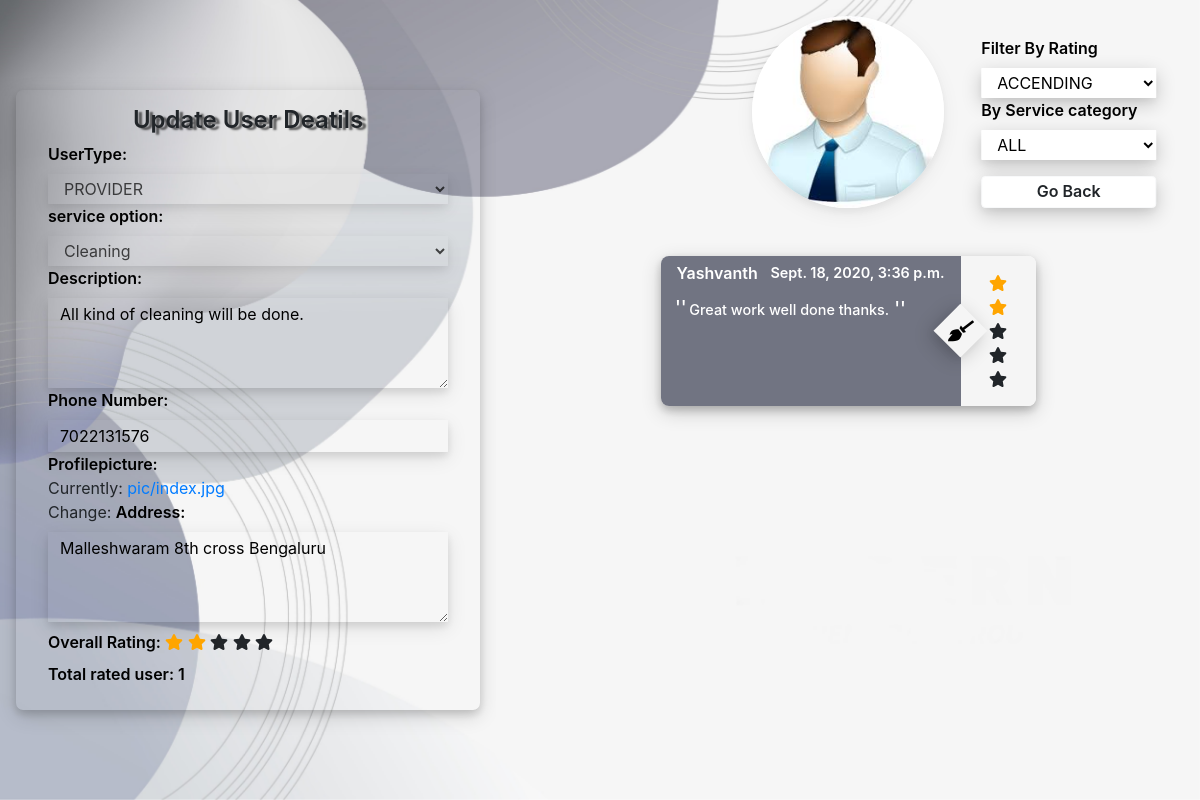
Screenshot of /userHome/2/ with the database file from the repository.
### core/models.py (models this page shows, shortened)
class Applicationuser(models.Model):
    class Meta:
        ordering =['uid']
    choice = (('provider','PROVIDER'),('seeker','SEEKER'))
    service_category = (
        ('cleaning','Cleaning'),
        ('plumbing','Plumbing'),
        ('electrician','Electrician'),
        ('painting','Painting'),
        ('furniture','Furniture Assembly')
    )
    uid = models.AutoField(primary_key=True)
    user = models.OneToOneField(User,null=True,on_delete=models.SET_NULL)
    user_satus = models.CharField(max_length=10,choices=choice,null=True,blank=True)
    service_catogory = models.CharField(max_length=50,blank=True,null=True,choices=service_category)
    description = models.TextField(blank=True,null=True)
    phonenumber = models.CharField(max_length=10)
    profile_pic = models.ImageField(upload_to='pic/',blank=True,null=True)
    rating = models.IntegerField(default=0)
    rated_user_count = models.IntegerField(default=0)
    address = models.TextField()

class Comment(models.Model):
    cid = models.AutoField(primary_key=True)
    job = models.OneToOneField(Job,on_delete=models.CASCADE,null=False,blank=False)
    content = models.CharField(max_length=750,blank=False,null=False)
    timestamp = models.DateTimeField(auto_now_add=True)
    rating = models.IntegerField(null=False,blank=False)
    class Meta:
        ordering=['cid','rating']

class Job(models.Model):
    class Meta:
        ordering =['job_id']
    choice = (('request','REQUEST'),('accept','ACCEPT'),('done','DONE'),('reject','REJECT'))
    service_category = (
        ('cleaning','Cleaning'),
        ('plumbing','Plumbing'),
        ('electrician','Electrician'),
        ('painting','Painting'),
        ('furniture','Furniture Assembly')
    )
    job_id = models.AutoField(primary_key=True)
    jobName = models.CharField(max_length=40,null=True,blank=True)
    job_title = models.CharField(max_length=30,null=True,choices=service_category)
    job_discription = models.TextField(blank=True,null=True)
    assignDate = models.DateTimeField(auto_now_add=True,blank=True,null=True)
    payment = models.OneToOneField(Payment,blank=True ,null=True,on_delete=models.SET_NULL)
    seeker = models.ForeignKey(Applicationuser,null=True,on_delete=models.SET_NULL,related_name='job_seeker')
    provider = models.ForeignKey(Applicationuser,null=True,on_delete=models.SET_NULL,related_name='job_provider')
    job_status  = models.CharField(max_length=10,choices=choice,default='request')

### core/views.py (the view)
# urls.py: url(r'^userHome/(?P<user_id>[0-9]+)/$',views.user_page,name="userhome"),
def user_page(request,user_id=None):
    username = Applicationuser.objects.get(uid=user_id).user.username
    Number_of_objects_per_page = 16
    context={}
    obj = Applicationuser.objects.get(uid=user_id )
    if request.method == "POST":
        form = App_user_form(request.POST,request.FILES,instance=obj)
        if form.is_valid():
            form.save()
    else:
        form = App_user_form( instance=obj)
    commentobj = Comment.objects.filter(job__provider__user__username=username)
    filter_rating_query = request.GET.get("filter_rating","accending")
    if filter_rating_query == "accending":
        commentobj = Comment.objects.filter(job__provider__user__username=username).order_by('rating','cid')
    else:
        commentobj = Comment.objects.filter(job__provider__user__username=username).order_by('-rating','cid')
    filter_category_query = request.GET.get("filter_cat","all")
    if filter_category_query == "all":
        pass
    else:
        commentobj = commentobj.filter(Q(job__job_title=filter_category_query))
    if commentobj:
        paginated_object_list = Paginator(commentobj,Number_of_objects_per_page)
        page_number =  request.GET.get('page')
        commentobj = paginated_object_list.get_page(page_number)
    try:
        if int(request.user.applicationuser.uid) == int(user_id):
            context["thirdperson"] = "self"
        else:
            context["thirdperson"] = "thirdperson"
    except Exception as p:
        context["thirdperson"] = "thirdperson"
    context['userobj']= obj
    context['commentobj'] = commentobj
    context['form']=form
    context['image']= Applicationuser.objects.get(uid=user_id).profile_pic.url
    return render(request,'user.html',context)

### core/forms.py
class App_user_form(forms.ModelForm):
    class Meta:
        model = Applicationuser
        fields = '__all__'
        exclude= ('uid','user','rating','rated_user_count')
        labels ={
            'user_satus' :'Select UserType',
            'phonenumber' : "Enter Phone Number",
            'profile_pic':"Select Profilepicture",
            'address':  "Enter Address",
            'service_catogory': "Enter service option"
        }
        widgets = {
             'description': forms.Textarea(attrs={'rows':2}),
             'address': forms.Textarea(attrs={'rows':2}),
        }

### template/user.html (shortened to what this page needs)
<!DOCTYPE html>
{% load custumTags %}
{% load static %}
{% load crispy_forms_tags %}
<html lang="en">
<head>
    <link rel="stylesheet" href="https://cdnjs.cloudflare.com/ajax/libs/font-awesome/4.7.0/css/font-awesome.min.css">
    <link rel="stylesheet" href="https://maxcdn.bootstrapcdn.com/bootstrap/4.0.0/css/bootstrap.min.css">
</head>
<body>
     <div class="maincontainer" >
        <div class="content-container" >
            <div class="left-content">
                    <form class="userform" method="POST" enctype="multipart/form-data">
                        <h4 class="updateheading">Update User Deatils</h4>
                        {{ form }}
                        <label class="mt-2">Overall Rating:  </label>
                         {% for x in "stars" %}
                            {% if forloop.counter <= userobj.rating %}
                                <span class="fa fa-star checked"></span>
                            {% else %}
                                <span class="fa fa-star"></span>
                            {% endif %}
                        {% endfor %}
                        <br>
                        <label >Total rated user:  {{userobj.rated_user_count}}</label>
                    </form>
            </div>
            <div class="right-content">
                    <div class="image-container">
                        <img class="userimage" src="{{image}}" alt="">
                        <div class="filter_container">
                            <label for="filter_rating">Filter By Rating</label>
                            <select name="filter_rating" id="filter_rating">
                                <option value="accending" selected>ACCENDING</option>
                            </select>
                            <label for="filter_cat">By Service category</label>
                            <select name="filter_cat" id="filter_cat">
                                <option value="all" selected>ALL</option>
                            </select>
                            <a class="btn btn-light back" onclick="goback()">Go Back</a>
                        </div>
                    </div>
                    <div class="container">
                    <div class="container_content">
                    {% for value in commentobj %}
                            <div class="card-container" onclick="gotoJobDash('{{value.job_id}}')">
                                    <div class="card-leftpart">
                                        <h5 class="commenter">{{value.job.seeker.user.username}}<span class="commentdate">{{value.timestamp}}</span></h5>
                                        <p class="comment">{{value.content}}</p>
                                        <span class="center_icon"></span>
                                        {% if value.job.job_title == "electrician" %}
                                            <i class="fas fa-charging-station"></i>
                                        {% elif value.job.job_title == "furniture" %}
                                                <i class="fas fa-chair"></i>
                                        {% elif value.job.job_title == "painting" %}
                                                <i class="fas fa-paint-roller"></i>
                                        {% elif value.job.job_title == "cleaning" %}
                                                <i class="fas fa-broom"></i>
                                        {% else%}
                                                <i class="fas fa-wrench"></i>
                                        {% endif %}
                                    </div>
                                    <div class="card-rightpart">
                                            {% for x in "stars" %}
                                                {% if forloop.counter <= value.rating %}
                                                    <span class="fa fa-star checked"></span>
                                                {% else %}
                                                    <span class="fa fa-star"></span>
                                                {% endif %}
                                            {% endfor %}
                                    </div>
                            </div>
                    {% empty %}
                        <h1 class="errormsg">You have filters set, which may hide some results OR No date available sorry..</h1>
                    {% endfor %}
                    </div>
                </div>
            </div>
        </div>
    </div>
</body>
</html>

### rows the page displays
Applicationuser: user_satus "PROVIDER", service_catogory "Cleaning", description "All kind of cleaning will be done.", phonenumber "7022131576", address "Malleshwaram 8th cross Bengaluru", rated_user_count "1"
Comment: job.seeker.user.username "Yashvanth", timestamp "Sept. 18, 2020, 3:36 p.m.", content "Great work well done thanks."
